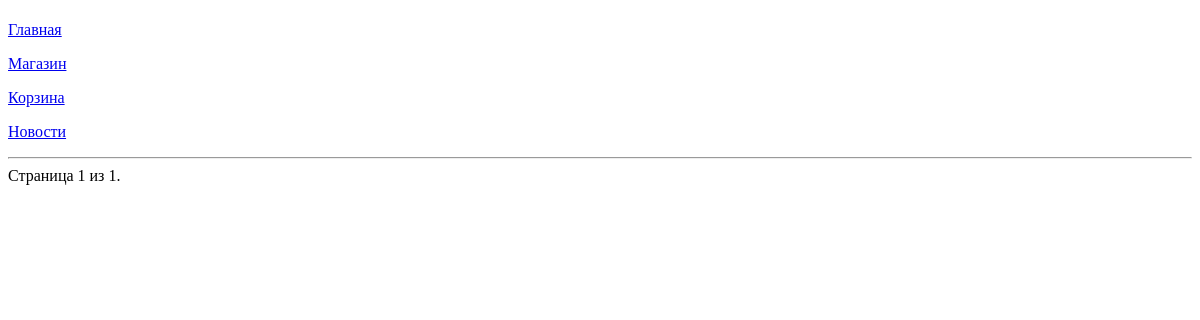
Page /platform/news/?page=2 on the earlier database version.
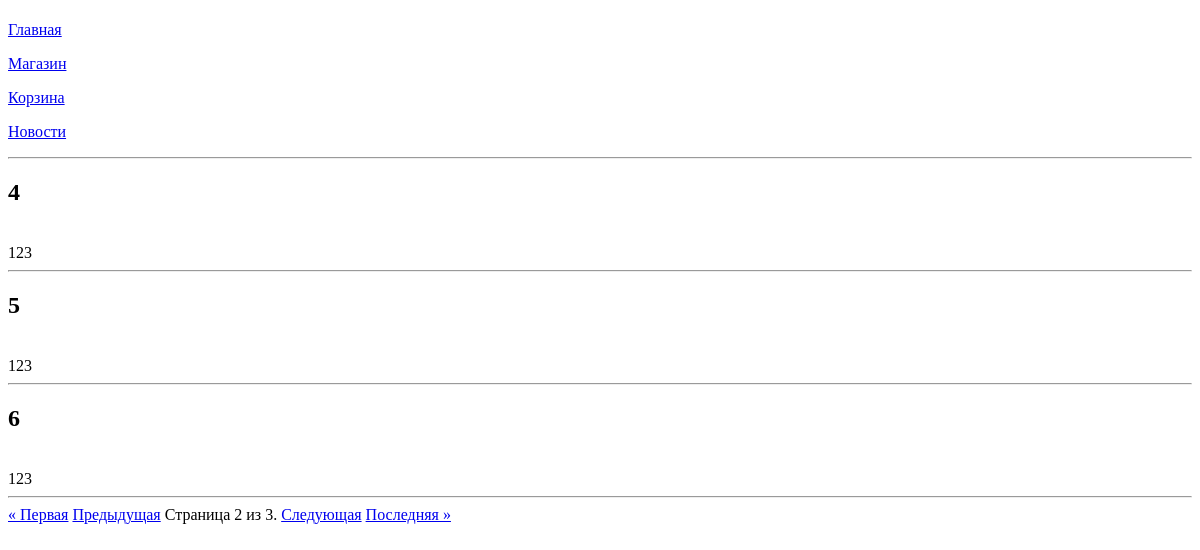
Same page on the later database version.
### task1/models.py (models this page shows)
class News(models.Model):
    title = models.CharField(max_length=50)
    content = models.TextField()
    data = models.DateTimeField(auto_now_add=True)

### task1/views.py (the view)
# urls.py: path('platform/news/', news),
def news(request):
    all_news = News.objects.all().order_by('data')
    per_page = request.GET.get('per_page', 3)
    paginator = Paginator(all_news, per_page)
    page_number = request.GET.get('page')
    page_obj = paginator.get_page(page_number)
    context = {
        'page_obj': page_obj,
    }
    return render(request, 'news.html', context)

### templates/news.html (shortened to what this page needs)
{% extends 'menu.html' %}
{% block page_menu %}
    {{block.super}}
{% endblock %}
{% block page_content %}
    <hr>
    {% for new in page_obj %}
        <h2>{{ new.title }}</h2>
        <br>
        {{ new.content }}
        <br>
        <hr>
    {% endfor %}
    <div class="pagination">
        <span class="step-links">
            {% if page_obj.has_previous %}
                <a href="?page=1">&laquo; Первая</a>
                <a href="?page={{ page_obj.previous_page_number }}">Предыдущая</a>
            {% endif %}
            <span class="current">
                Страница {{ page_obj.number }} из {{ page_obj.paginator.num_pages }}.
            </span>
            {% if page_obj.has_next %}
                <a href="?page={{ page_obj.next_page_number }}">Следующая</a>
                <a href="?page={{ page_obj.paginator.num_pages }}">Последняя &raquo;</a>
            {% endif %}
        </span>
    </div>
{% endblock %}

Differences in the rows shown:
added News: title "4", content "123"
added News: title "5", content "123"
added News: title "6", content "123"
Other differences:
{{ page_obj.number }}: "1" → "2"
{{ page_obj.paginator.num_pages }}: "1" → "3"
text now shown: "« Первая Предыдущая Следующая Последняя »"
